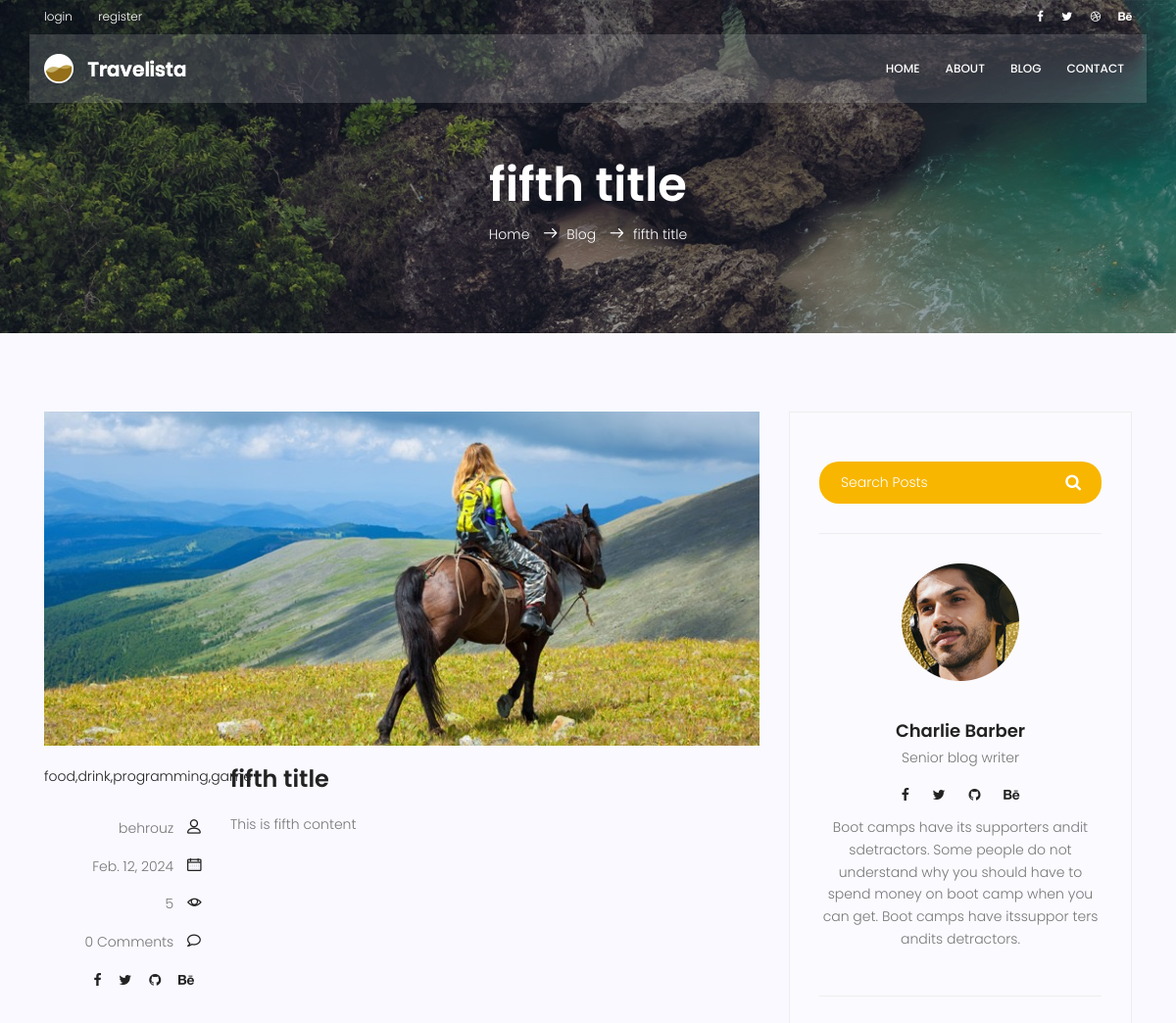
/blog/8 (upper part), run on an earlier commit of the app's database.
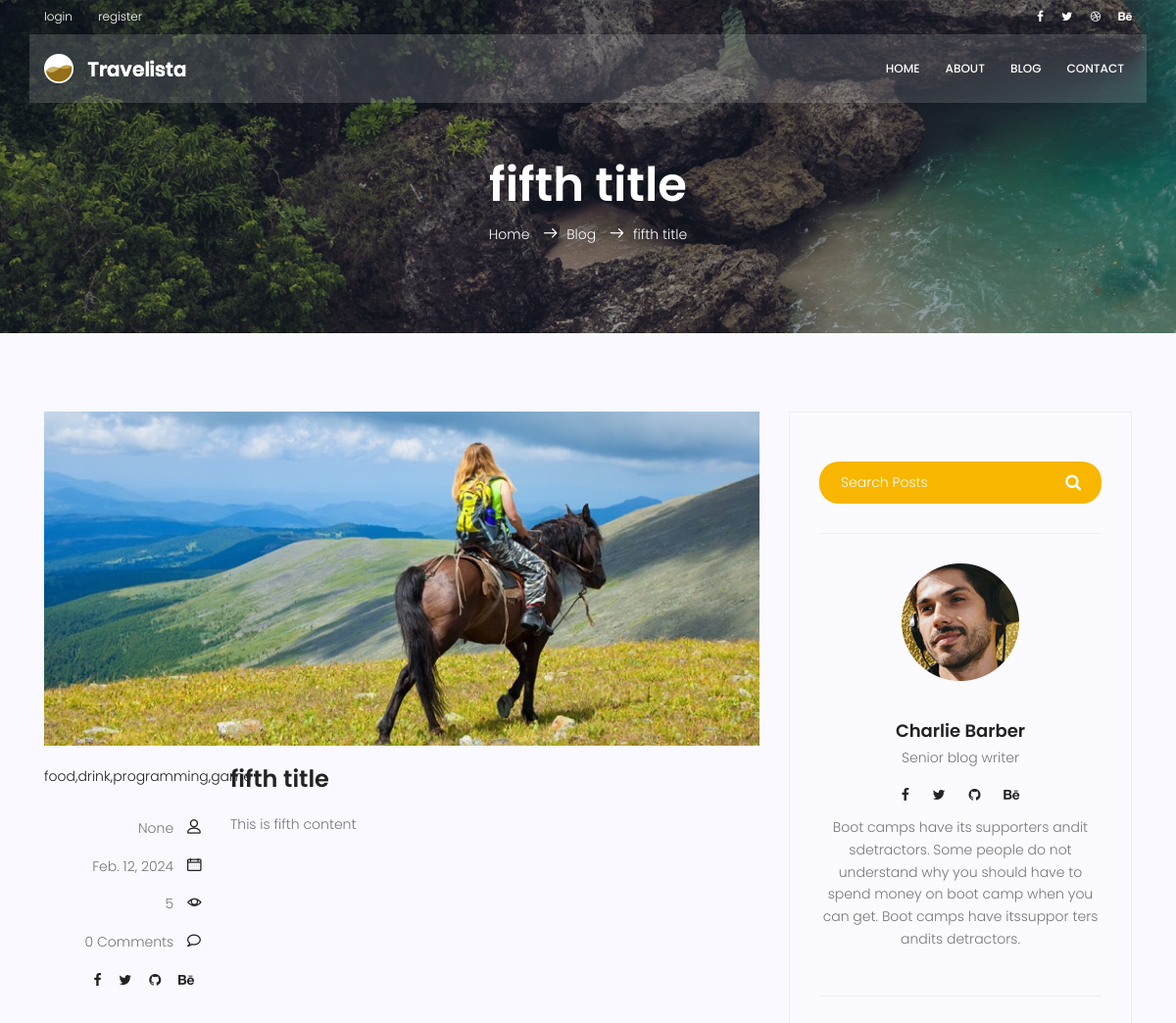
And on a later commit of the database.
### blog/models.py (models this page shows, shortened)
class Post(models.Model):
    author = models.ForeignKey(User, on_delete=models.SET_NULL, null=True)
    image = models.ImageField(upload_to='blog/', default='blog/default.jpg')
    title = models.CharField(max_length=250)
    content = models.TextField()
    category = models.ManyToManyField(Category)
    tags = TaggableManager()
    counted_view = models.IntegerField(default = 0)
    status = models.BooleanField(default = False)
    login_require = models.BooleanField(default=False)
    published_date = models.DateTimeField(null=True)
    creaded_date = models.DateTimeField(auto_now_add = True)
    updated_date = models.DateTimeField(auto_now = True)
    class Meta:
        ordering = ['published_date']

class Category(models.Model):
    name = models.CharField(max_length=250)
    def __str__(self):
        return self.name

### blog/views.py (the view, shortened to what this page needs)
# urls.py: path('<int:pid>', single_page, name = 'single'),
def single_page(request, pid):
    post = get_object_or_404(Post, pk=pid, status=True, published_date__lte=timezone.now())
    post_previous = Post.objects.filter(id__lt=pid, status=True, published_date__lte=timezone.now()).last()
    post_next = Post.objects.filter(id__gt=pid, status=True, published_date__lte=timezone.now()).first()
    post.counted_view += 1
    post.save()
    if not post.login_require:
        comments = Comment.objects.filter(post=post.id, approved=True)
        context = {'post': post, 'post_previous': post_previous, 'post_next':post_next, 'comments':comments}
        return render(request, 'blog/blog-single.html', context)
    else:
        return HttpResponseRedirect(reverse('accounts:login'))

### blog/templatetags/blog_tags.py (called while the page is built)
@register.inclusion_tag('blog/popular-posts.html')
def popular_post():
    posts = Post.objects.filter(status=1).order_by('published_date')[:2]
    return {'posts':posts}

@register.inclusion_tag('blog/post-category.html')
def post_category():
    posts = Post.objects.filter(status=1)
    categories = Category.objects.all()
    cat_dict = {}
    for name in categories:
        cat_dict[name] = posts.filter(category=name).count()
    return {'categories':cat_dict}

### templates/blog/blog-single.html (shortened to what this page needs)
{% extends 'base.html' %}
{% load static %}
{% load blog_tags %}
{% load humanize %}
{% block content %}
<section class="relative about-banner">
	<div class="overlay overlay-bg"></div>
	<div class="container">
		<div class="row d-flex align-items-center justify-content-center">
			<div class="about-content col-lg-12">
				<h1 class="text-white">
					{{post.title}}
				</h1>
				<p class="text-white link-nav"><a href="{% url 'website:index' %}">Home </a> <span
						class="lnr lnr-arrow-right"></span><a href="{% url 'blog:index' %}">Blog </a> <span
						class="lnr lnr-arrow-right"></span>{{post.title}}</p>
			</div>
		</div>
	</div>
</section>
<section class="post-content-area single-post-area">
	<div class="container">
		<div class="row">
			<div class="col-lg-8 posts-list">
				<div class="single-post row">
					<div class="col-lg-12">
						<div class="feature-img">
							<img class="img-fluid" src="{{post.image.url}}" alt="">
						</div>
					</div>
					<div class="col-lg-3  col-md-3 meta-details">
						<ul class="tags">
							<li><a href="#">{{post.category.all|join:','}}</a></li>
						</ul>
						<div class="user-details row">
							<p class="user-name col-lg-12 col-md-12 col-6"><a href="#">{{post.author}}</a> <span
									class="lnr lnr-user"></span></p>
							<p class="date col-lg-12 col-md-12 col-6"><a href="#">{{post.published_date|naturalday}}</a>
								<span class="lnr lnr-calendar-full"></span>
							</p>
							<p class="view col-lg-12 col-md-12 col-6"><a href="#">{{post.counted_view}}</a> <span
									class="lnr lnr-eye"></span></p>
							<p class="comments col-lg-12 col-md-12 col-6"><a href="#">{{comments|length}} Comments</a>
								<span class="lnr lnr-bubble"></span>
							</p>
							<ul class="social-links col-lg-12 col-md-12 col-6">
								<li><a href="#"><i class="fa fa-facebook"></i></a></li>
								<li><a href="#"><i class="fa fa-twitter"></i></a></li>
								<li><a href="#"><i class="fa fa-github"></i></a></li>
								<li><a href="#"><i class="fa fa-behance"></i></a></li>
							</ul>
						</div>
					</div>
					<div class="col-lg-9 col-md-9">
						<h3 class="mt-20 mb-20">{{post.title}}</h3>
						<p class="excert">
							{{post.content|safe}}
						</p>
					</div>
				</div>
			</div>
			<div class="col-lg-4 sidebar-widgets">
				<div class="widget-wrap">
					<div class="single-sidebar-widget search-widget">
						<form class="search-form" action="#">
							<input placeholder="Search Posts" name="search" type="text" onfocus="this.placeholder = ''"
								onblur="this.placeholder = 'Search Posts'">
							<button type="submit"><i class="fa fa-search"></i></button>
						</form>
					</div>
					<div class="single-sidebar-widget user-info-widget">
						<img src="{% static 'img/blog/user-info.png' %}" alt="">
						<a href="#">
							<h4>Charlie Barber</h4>
						</a>
						<p>
							Senior blog writer
						</p>
						<ul class="social-links">
							<li><a href="#"><i class="fa fa-facebook"></i></a></li>
							<li><a href="#"><i class="fa fa-twitter"></i></a></li>
							<li><a href="#"><i class="fa fa-github"></i></a></li>
							<li><a href="#"><i class="fa fa-behance"></i></a></li>
						</ul>
						<p>
							Boot camps have its supporters andit sdetractors. Some people do not understand why you
							should have to spend money on boot camp when you can get. Boot camps have itssuppor ters
							andits detractors.
						</p>
					</div>
				</div>
			</div>
		</div>
	</div>
</section>
{% endblock %}

What changed in the data, as far as the page shows it:
changed Post "fifth title": author "behrouz" → "None"
